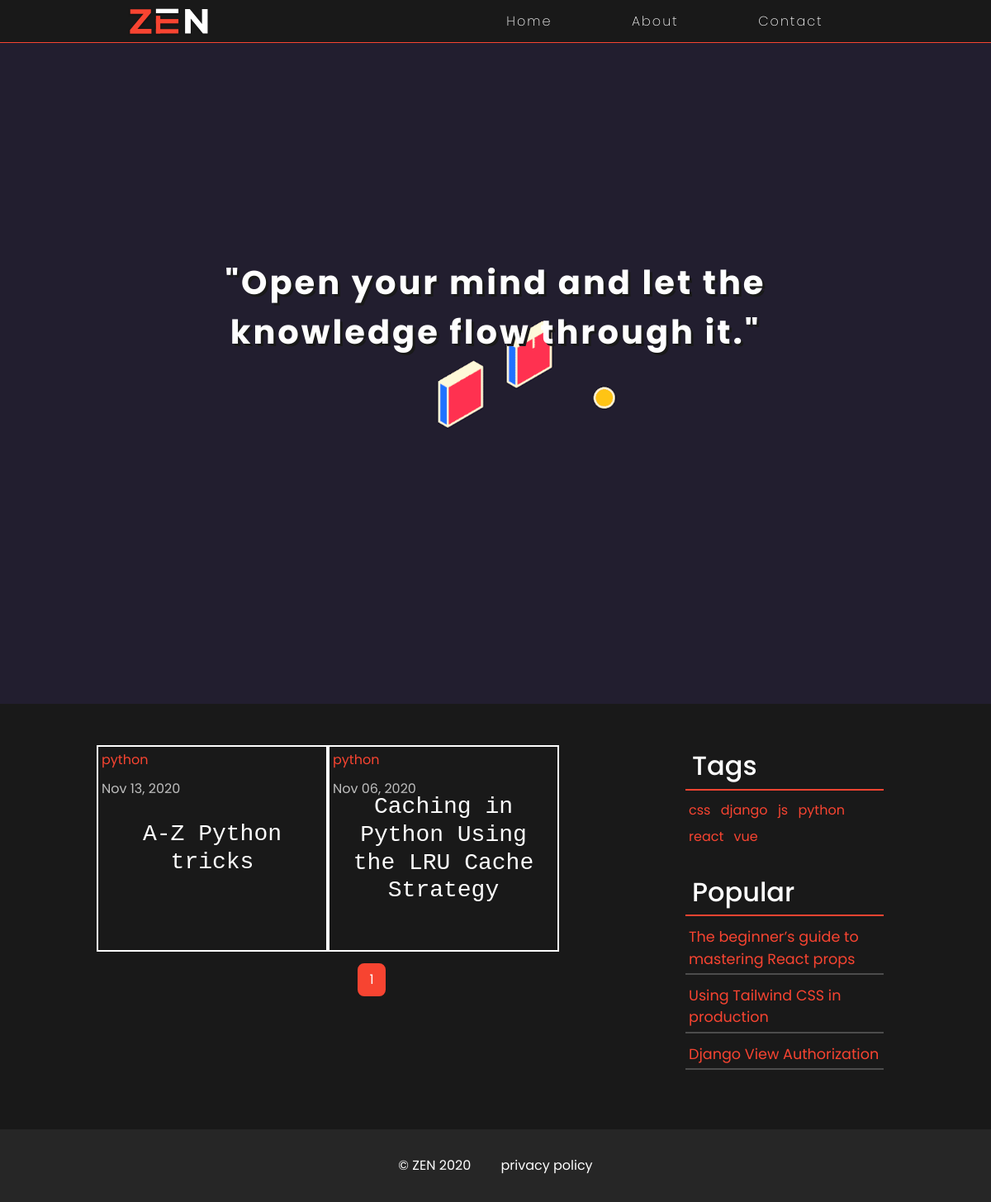
Page /tag/python on the committed database.
### blog/models.py (models this page shows, shortened)
class Tag(models.Model):
    name = models.CharField(max_length=15)
    def __str__(self):
        return self.name

class Post(models.Model):
    title = models.CharField(max_length=100)
    description = models.TextField()
    content = RichTextField()
    date_posted = models.DateTimeField(default=now)
    tags = models.ManyToManyField(Tag)
    claps = models.IntegerField()

### blog/views.py (the view)
# urls.py: path('tag/<str:name>', views.tag_posts, name='tag-posts'),
def tag_posts(request, **kwargs):
    tag_name = kwargs['name']
    posts = Tag.objects.get(name=tag_name).post_set.all().order_by('-date_posted')
    tags = Tag.objects.all().order_by('name')
    popular = Post.objects.all().order_by('-claps')[:3]
    paginator = Paginator(posts, 6)
    page_num = request.GET.get('page')
    page_obj = paginator.get_page(page_num)
    context = {
        'posts': page_obj,
        'tags': tags,
        'popular_posts': popular
    }
    return render(request, 'blog/post_list.html', context)

### blog/templates/blog/post_list.html (shortened to what this page needs)
{% extends 'blog/base.html' %}
{% load static %}
{% block content %}
<div class="home">
    {% include 'blog/header.html' %}
    <div class="banner">
        <img src="{% static 'blog/images/banner.gif' %}" alt="">
        <div class="banner-heading">
            "Open your mind and let the knowledge flow through it."
        </div>
    </div>
    <div id="post-container" class="container-fluid my-5">
        <div class="row">
            <div class="col-lg-7 offset-lg-1 col-sm-12">
                <div class="post-container">
                    {% for post in posts %}
                        <div class="post">
                            <div class="tags">
                                {% for tag in post.tags.all %}
                                    <a href="{% url 'tag-posts' tag %}" class="tag d-inline-block p-1">{{ tag }}</a>
                                {% endfor %}
                            </div>
                            <div class="date ml-1">{{ post.date_posted|date:"M d, Y" }}</div>
                            <h3 class="title"><a href="{% url 'post-detail' post.id %}">{{ post.title }}</a></h3>
                        </div>
                    {% endfor %}
                </div>
                <div class="paginator text-center my-3">
                    <div class="wrapper">
                        {% for page in posts.paginator.page_range %}
                            {% if page == posts.number %}
                                <a href="?page={{ page }}" class="d-inline-block mx-1 btn btn-active">{{ page }}</a>
                            {% elif page < posts.number|add:-2 and page > posts.number|add:2 %}
                                <a href="?page={{ page }}" class="d-inline-block mx-1 btn">{{page}}</a>
                            {% endif %}
                        {% endfor %}
                    </div>
                </div>
            </div>
            <div class="col-lg-3 col-md-12">
                <div class="container-fluid aside-container">
                    <div class="tags-container mb-4">
                        <h2 class="p-2 mb-2">Tags</h2>
                        <div class="wrapper">
                            <div class="tags">
                                {% for tag in tags %}
                                    <a href="{% url 'tag-posts' tag %}" class="tag d-inline-block p-1">{{ tag }}</a>
                                {% endfor %}
                            </div>
                        </div>
                    </div>
                    <div class="popular-container mb-4">
                        <h2 class="p-2 mb-2">Popular</h2>
                        <div class="wrapper">
                            {% for post in popular_posts %}
                                <a href="{% url 'post-detail' post.id %}" class="title d-block p-1 mb-2">{{ post.title }}</a>
                            {% endfor %}
                        </div>
                    </div>
                </div>
            </div>
        </div>
    </div>
</div>
{% endblock content %}

### blog/static/blog/css/main.css (style rules this page uses)
* { margin: 0; padding: 0; -webkit-box-sizing: border-box; box-sizing: border-box; }
.home { position: relative; }
.home .banner { height: 100vh; position: relative; }
.banner img { position: absolute; display: block; width: 100%; height: 100%; object-fit: cover; }
.home .banner-heading { width: 75%; position: absolute; top: 40%; left: 50%; -webkit-transform: translate(-50%, -50%); transform: translate(-50%, -50%); text-align: center; color: #fefefe; text-shadow: 3px 3px #191919; font-family: 'Poppins', sans-serif; font-size: 2.5rem; font-weight: 700; letter-spacing: 3px; }
.home .post-container { display: -ms-grid; display: grid; -ms-grid-columns: (280px)[auto-fill]; grid-template-columns: repeat(auto-fill, 280px); grid-auto-rows: 250px; }
.home .post-container .post { width: 280px; height: 250px; margin: 2px; border: 2px solid #fefefe; position: relative; -webkit-transition: border 0.4s ease-out; transition: border 0.4s ease-out; background-color: #191919; }
.home .post-container .post .title { width: 90%; position: absolute; top: 50%; left: 50%; -webkit-transform: translate(-50%, -50%); transform: translate(-50%, -50%); text-align: center; font-family: monospace; }
.home .post-container .post .title a { color: #fefefe; -webkit-transition: color 0.4s ease-out; transition: color 0.4s ease-out; }
.home .paginator a { border: 2px solid #F74431; border-radius: 8px; color: #fefefe; -webkit-transition: all 0.4s ease-out; transition: all 0.4s ease-out; }
.home .paginator .btn-active { background-color: #F74431; }
.home .aside-container { position: -webkit-sticky; position: sticky; top: 8%; }
.home .tags-container h2 { color: #fefefe; border-bottom: 2px solid #F74431; }
.home .popular-container h2 { color: #fefefe; border-bottom: 2px solid #F74431; }
.home .popular-container .wrapper a { color: #F74431; font-size: 1.1rem; border-bottom: 2px solid #4c4c4c; }
body { background-color: #191919; font-family: 'Poppins', sans-serif; }
.tag { color: #F74431; }
.date { margin: 0.4rem 0 0; color: #bebebe; }

### rows in the picture
Post: date_posted "Nov 13, 2020", title "A-Z Python tricks"
Tag: name "python"
Post: date_posted "Nov 06, 2020", title "Caching in Python Using the LRU Cache Strategy"
Tag: name "css"
Tag: name "django"
Tag: name "js"
Tag: name "react"
Tag: name "vue"
Post: title "The beginner’s guide to mastering React props"
Post: title "Using Tailwind CSS in production"
Post: title "Django View Authorization"

### other values in the picture
{{ page }} "1"
